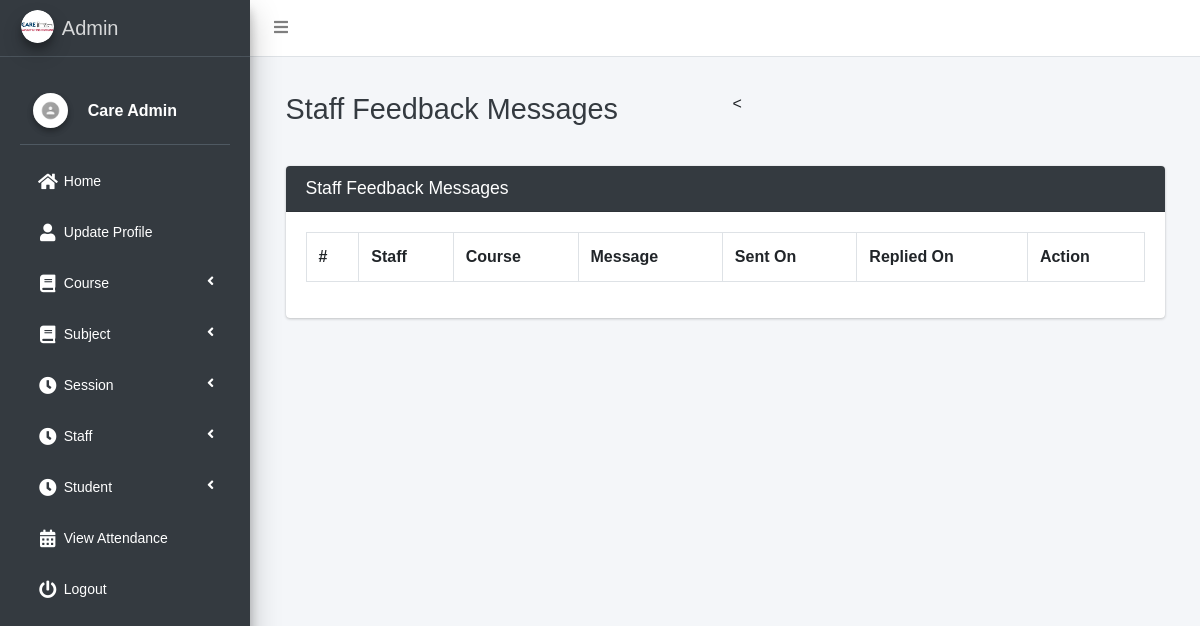
The page /staff/view/feedback/ (signed in) on the database its author committed.
### main_app/models.py (models this page shows)
class CustomUser(AbstractUser):
    USER_TYPE = ((1, "HOD"), (2, "Staff"), (3, "Student"))
    GENDER = [("M", "Male"), ("F", "Female")]
    username = None  # Removed username, using email instead
    email = models.EmailField(unique=True)
    user_type = models.CharField(default=1, choices=USER_TYPE, max_length=1)
    gender = models.CharField(max_length=1, choices=GENDER)
    profile_pic = models.ImageField()
    address = models.TextField()
    fcm_token = models.TextField(default="")  # For firebase notifications
    created_at = models.DateTimeField(auto_now_add=True)
    updated_at = models.DateTimeField(auto_now=True)
    USERNAME_FIELD = "email"
    REQUIRED_FIELDS = []
    objects = CustomUserManager()
    def __str__(self):
        return self.first_name + " " + self.last_name

### main_app/hod_views.py (the view, shortened to what this page needs)
# urls.py: path("staff/view/feedback/", hod_views.staff_feedback_message,
@csrf_exempt
def staff_feedback_message(request):
    if request.method != 'POST':
        feedbacks = FeedbackStaff.objects.all()
        context = {
            'feedbacks': feedbacks,
            'page_title': 'Staff Feedback Messages'
        }
        return render(request, 'hod_template/staff_feedback_template.html', context)

### main_app/templates/hod_template/staff_feedback_template.html (shortened to what this page needs)
{% extends 'main_app/base.html' %}
{% load static %}
{% block page_title %}{{page_title}}{% endblock page_title %}
{% block content %}
<section class="content">
    <div class="container-fluid">
        <div class="row">
            <div class="col-md-12">
                <div class="card card-dark">
                    <div class="card-header">
                        <h3 class="card-title">{{page_title}}</h3>
                    </div>
                    <div class="table card-body">
                        <table class="table table-bordered table-hover">
                            <tr>
                                <th>#</th>
                                <th>Staff</th>
                                <th>Course</th>
                                <th>Message</th>
                                <th>Sent On</th>
                                <th>Replied On</th>
                                <th>Action</th>
                            </tr>
                        </table>
                    </div>
                    </div>
            </div>
        </div>
    </div>
</section>
{% endblock content %}

### main_app/templates/main_app/sidebar_template.html (shortened to what this page needs)
{% load static %}
<!DOCTYPE html>
<html lang="en">
<head>
</head>
<body>
    <aside class="main-sidebar sidebar-dark-info elevation-4">
    {% if request.user.user_type == '1' %}
    <a href="{% url 'admin_home' %}" class="brand-link">
        <img src="{% static 'dist/img/admin.png' %} " alt="admin"
            class="brand-image img-circle elevation-3" >
        <span class="brand-text font-weight-light">Admin</span>
    </a>
    <div class="sidebar">
        <div class="user-panel mt-3 pb-3 mb-3 d-flex">
            <div class="image">
                <img src="{{ request.user.profile_pic}}" class="img-circle elevation-2" alt="User Image">
            </div>
            <div class="info">
                <a href="#" class="d-block">{{user}}</a>
            </div>
        </div>
        <nav class="mt-2">
<ul class="nav nav-pills nav-sidebar flex-column" data-widget="treeview" role="menu" data-accordion="false">
                    <li class="nav-item">
                        <a href="{% url 'admin_home' %}" class="nav-link {% if request.path == admin_home %} active {% endif %}">
                            <i class="nav-icon fas fa-home"></i>
                            <p>Home</p>
                        </a>
                    </li>
                    <li class="nav-item">
                        <a href="{% url 'admin_view_profile' %}" class="nav-link {% if request.path == admin_view_profile %} active {% endif %}">
                            <i class="nav-icon fas fa-user"></i>
                            <p>Update Profile</p>
                        </a>
                    </li>
                    <li class="nav-item has-treeview">
                        <a href="#" class="nav-link">
                            <i class="nav-icon fas fa-book"></i>
                            <p>Course<i class="fas fa-angle-left right"></i></p>
                        </a>
                    </li>
                    <li class="nav-item has-treeview">
                        <a href="#" class="nav-link">
                            <i class="nav-icon fas fa-book"></i>
                            <p>Subject<i class="fas fa-angle-left right"></i></p>
                        </a>
                    </li>
                    <li class="nav-item has-treeview">
                        <a href="#" class="nav-link">
                            <i class="nav-icon fas fa-clock"></i>
                            <p>Session<i class="fas fa-angle-left right"></i></p>
                        </a>
                    </li>
                    <li class="nav-item has-treeview">
                        <a href="#" class="nav-link">
                            <i class="nav-icon fas fa-clock"></i>
                            <p>Staff<i class="fas fa-angle-left right"></i></p>
                        </a>
                    </li>
                                        <li class="nav-item has-treeview">
                        <a href="#" class="nav-link">
                            <i class="nav-icon fas fa-clock"></i>
                            <p>Student<i class="fas fa-angle-left right"></i></p>
                        </a>
                    </li>
                    <li class="nav-item">
                        <a href="{% url 'admin_view_attendance' %}" class="nav-link {% if request.path == admin_view_attendance %} active {% endif %}">
                            <i class="nav-icon fas fa-calendar-alt"></i>
                            <p>View Attendance</p>
                        </a>
                    </li>
                                        {% endif %}
                                        <li class="nav-item">
                                            <a href="{% url 'user_logout' %}"
                                                onclick="return confirm('Your session would be terminated.\n\nProceed?')"
                                                class="nav-link">
                                                <i class="nav-icon fas fa-power-off"></i>
                                                <p>
                                                    Logout
                                                </p>
                                            </a>
                                        </li>
                                    </ul>
                                </nav>
                            </div>
</aside>
</body>
</html>

### main_app/templates/main_app/sidebar_template.html (style rules this page uses)
body { margin: 0; font-family: Arial, sans-serif; background-color: #f4f6f9; }
.sidebar { background: #fffff; padding: 20px; height: 90vh; width: 250px; box-shadow: 0 4px 6px rgba(0, 0, 0, 0.1); }
.sidebar .nav-sidebar > .nav-item > .nav-link { color: #ffffff; border-radius: 4px; padding: 10px 15px; margin-bottom: 10px; font-size: 14px; transition: all 0.3s ease; display: flex; align-items: center; }
.sidebar .nav-icon { margin-right: 10px; font-size: 18px; }
.sidebar .nav-item.has-treeview > .nav-link .fas.fa-angle-left { margin-left: auto; }
.user-panel { display: flex; align-items: center; margin-bottom: 20px; }
.user-panel .image img { border-radius: 50%; width: 35px; height: 35px; }
.user-panel .info { margin-left: 10px; }
.user-panel .info a { font-weight: bold; color: #ffffff; }

### rows shown on the page
CustomUser: user.profile_pic (picture), first_name+last_name "Care Admin"

### other values the page prints
{{ page_title }} "Staff Feedback Messages"
